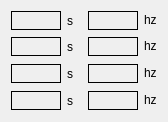
   <widget class="QWidget" name="layoutWidget">
    <property name="geometry">
     <rect>
      <x>270</x>
      <y>150</y>
      <width>151</width>
      <height>102</height>
     </rect>
    </property>
    <layout class="QGridLayout" name="gridLayout_11">
     <item row="0" column="0">
      <widget class="QLabel" name="imuTime_label_v">
       <property name="enabled">
        <bool>true</bool>
       </property>
       <property name="sizePolicy">
        <sizepolicy hsizetype="Fixed" vsizetype="Fixed">
         <horstretch>0</horstretch>
         <verstretch>0</verstretch>
        </sizepolicy>
       </property>
       <property name="minimumSize">
        <size>
         <width>50</width>
         <height>19</height>
        </size>
       </property>
       <property name="styleSheet">
        <string notr="true">border-width: 1px;
border-style: solid;
border-color: rgb(0,0,0);</string>
       </property>
       <property name="text">
        <string/>
       </property>
       <property name="alignment">
        <set>Qt::AlignCenter</set>
       </property>
      </widget>
     </item>
     <item row="0" column="1">
      <widget class="QLabel" name="label_22">
       <property name="sizePolicy">
        <sizepolicy hsizetype="Fixed" vsizetype="Preferred">
         <horstretch>0</horstretch>
         <verstretch>0</verstretch>
        </sizepolicy>
       </property>
       <property name="minimumSize">
        <size>
         <width>15</width>
         <height>0</height>
        </size>
       </property>
       <property name="text">
        <string>s</string>
       </property>
      </widget>
     </item>
     <item row="0" column="2">
      <widget class="QLabel" name="imuHz_label_v">
       <property name="sizePolicy">
        <sizepolicy hsizetype="Fixed" vsizetype="Fixed">
         <horstretch>0</horstretch>
         <verstretch>0</verstretch>
        </sizepolicy>
       </property>
       <property name="minimumSize">
        <size>
         <width>50</width>
         <height>19</height>
        </size>
       </property>
       <property name="styleSheet">
        <string notr="true">border-width: 1px;
border-style: solid;
border-color: rgb(0,0,0);</string>
       </property>
       <property name="text">
        <string/>
       </property>
       <property name="alignment">
        <set>Qt::AlignCenter</set>
       </property>
      </widget>
     </item>
     <item row="0" column="3">
      <widget class="QLabel" name="label_30">
       <property name="sizePolicy">
        <sizepolicy hsizetype="Fixed" vsizetype="Fixed">
         <horstretch>0</horstretch>
         <verstretch>0</verstretch>
        </sizepolicy>
       </property>
       <property name="text">
        <string>hz</string>
       </property>
      </widget>
     </item>
     <item row="1" column="0">
      <widget class="QLabel" name="imageFrontTime_label_v">
       <property name="sizePolicy">
        <sizepolicy hsizetype="Fixed" vsizetype="Fixed">
         <horstretch>0</horstretch>
         <verstretch>0</verstretch>
        </sizepolicy>
       </property>
       <property name="minimumSize">
        <size>
         <width>50</width>
         <height>19</height>
        </size>
       </property>
       <property name="styleSheet">
        <string notr="true">border-width: 1px;
border-style: solid;
border-color: rgb(0,0,0);</string>
       </property>
       <property name="text">
        <string/>
       </property>
       <property name="alignment">
        <set>Qt::AlignCenter</set>
       </property>
      </widget>
     </item>
     <item row="1" column="1">
      <widget class="QLabel" name="label_28">
       <property name="minimumSize">
        <size>
         <width>15</width>
         <height>21</height>
        </size>
       </property>
       <property name="text">
        <string>s</string>
       </property>
      </widget>
     </item>
     <item row="1" column="2">
      <widget class="QLabel" name="imageFrontHz_label_v">
       <property name="sizePolicy">
        <sizepolicy hsizetype="Fixed" vsizetype="Fixed">
         <horstretch>0</horstretch>
         <verstretch>0</verstretch>
        </sizepolicy>
       </property>
       <property name="minimumSize">
        <size>
         <width>50</width>
         <height>19</height>
        </size>
       </property>
       <property name="styleSheet">
        <string notr="true">border-width: 1px;
border-style: solid;
border-color: rgb(0,0,0);</string>
       </property>
       <property name="text">
        <string/>
       </property>
       <property name="alignment">
        <set>Qt::AlignCenter</set>
       </property>
      </widget>
     </item>
     <item row="1" column="3">
      <widget class="QLabel" name="label_27">
       <property name="sizePolicy">
        <sizepolicy hsizetype="Fixed" vsizetype="Fixed">
         <horstretch>0</horstretch>
         <verstretch>0</verstretch>
        </sizepolicy>
       </property>
       <property name="text">
        <string>hz</string>
       </property>
      </widget>
     </item>
     <item row="2" column="0">
      <widget class="QLabel" name="imageBackTime_label_v">
       <property name="sizePolicy">
        <sizepolicy hsizetype="Fixed" vsizetype="Fixed">
         <horstretch>0</horstretch>
         <verstretch>0</verstretch>
        </sizepolicy>
       </property>
       <property name="minimumSize">
        <size>
         <width>50</width>
         <height>19</height>
        </size>
       </property>
       <property name="styleSheet">
        <string notr="true">border-width: 1px;
border-style: solid;
border-color: rgb(0,0,0);</string>
       </property>
       <property name="text">
        <string/>
       </property>
       <property name="alignment">
        <set>Qt::AlignCenter</set>
       </property>
      </widget>
     </item>
     <item row="2" column="1">
      <widget class="QLabel" name="label_29">
       <property name="minimumSize">
        <size>
         <width>15</width>
         <height>21</height>
        </size>
       </property>
       <property name="text">
        <string>s</string>
       </property>
      </widget>
     </item>
     <item row="2" column="2">
      <widget class="QLabel" name="imageBackHz_label_v">
       <property name="sizePolicy">
        <sizepolicy hsizetype="Fixed" vsizetype="Fixed">
         <horstretch>0</horstretch>
         <verstretch>0</verstretch>
        </sizepolicy>
       </property>
       <property name="minimumSize">
        <size>
         <width>50</width>
         <height>19</height>
        </size>
       </property>
       <property name="styleSheet">
        <string notr="true">border-width: 1px;
border-style: solid;
border-color: rgb(0,0,0);</string>
       </property>
       <property name="text">
        <string/>
       </property>
       <property name="alignment">
        <set>Qt::AlignCenter</set>
       </property>
      </widget>
     </item>
     <item row="2" column="3">
      <widget class="QLabel" name="label_26">
       <property name="sizePolicy">
        <sizepolicy hsizetype="Fixed" vsizetype="Fixed">
         <horstretch>0</horstretch>
         <verstretch>0</verstretch>
        </sizepolicy>
       </property>
       <property name="text">
        <string>hz</string>
       </property>
      </widget>
     </item>
     <item row="3" column="0">
      <widget class="QLabel" name="cloudTime_label_v">
       <property name="sizePolicy">
        <sizepolicy hsizetype="Fixed" vsizetype="Fixed">
         <horstretch>0</horstretch>
         <verstretch>0</verstretch>
        </sizepolicy>
       </property>
       <property name="minimumSize">
        <size>
         <width>50</width>
         <height>19</height>
        </size>
       </property>
       <property name="styleSheet">
        <string notr="true">border-width: 1px;
border-style: solid;
border-color: rgb(0,0,0);</string>
       </property>
       <property name="text">
        <string/>
       </property>
       <property name="alignment">
        <set>Qt::AlignCenter</set>
       </property>
      </widget>
     </item>
     <item row="3" column="1">
      <widget class="QLabel" name="label_62">
       <property name="minimumSize">
        <size>
         <width>15</width>
         <height>21</height>
        </size>
       </property>
       <property name="text">
        <string>s</string>
       </property>
      </widget>
     </item>
     <item row="3" column="2">
      <widget class="QLabel" name="cloudHz_label_v">
       <property name="sizePolicy">
        <sizepolicy hsizetype="Fixed" vsizetype="Fixed">
         <horstretch>0</horstretch>
         <verstretch>0</verstretch>
        </sizepolicy>
       </property>
       <property name="minimumSize">
        <size>
         <width>50</width>
         <height>19</height>
        </size>
       </property>
       <property name="styleSheet">
        <string notr="true">border-width: 1px;
border-style: solid;
border-color: rgb(0,0,0);</string>
       </property>
       <property name="text">
        <string/>
       </property>
       <property name="alignment">
        <set>Qt::AlignCenter</set>
       </property>
      </widget>
     </item>
     <item row="3" column="3">
      <widget class="QLabel" name="label_63">
       <property name="sizePolicy">
        <sizepolicy hsizetype="Fixed" vsizetype="Fixed">
         <horstretch>0</horstretch>
         <verstretch>0</verstretch>
        </sizepolicy>
       </property>
       <property name="text">
        <string>hz</string>
       </property>
      </widget>
     </item>
    </layout>
   </widget>
